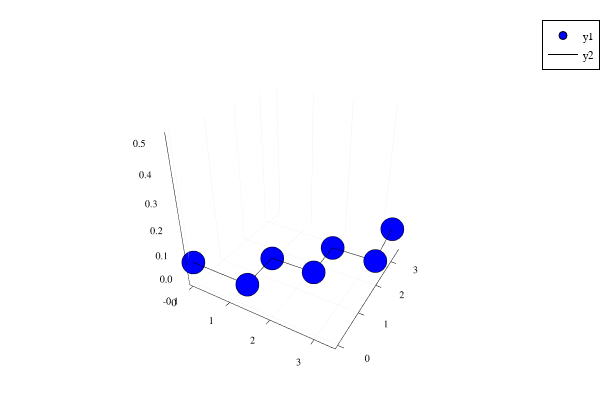

Notebook code for this chart:
### Code cell
Q = flatten(P)
plot(zlim=(-0.1,0.5))
plotChain!(Q,"blue")

### Figure 1 — Plotly figure (JSON) as saved in the notebook; plotly's stock layout.template omitted (floating-point values rounded to 4 significant figures)
{"data": [{"colorbar": {"title": ""}, "legendgroup": "y1", "marker": {"color": "rgba(0, 0, 255, 1.000)", "line": {"color": "rgba(0, 0, 0, 1.000)", "width": 1}, "size": 8, "symbol": "circle"}, "mode": "markers", "name": "y1", "showlegend": true, "type": "scatter3d", "x": [0, 1.416, 1.379, 2.378, 2.341, 3.342, 3.241], "xaxis": "x1", "y": [0, 0, 1.001, 1.038, 2.038, 2.073, 3.485], "yaxis": "y1", "z": [0, 0, 0, 1.225e-16, -1.53e-19, 2.454e-16, -1.132e-16], "zmax": null, "zmin": null}, {"colorbar": {"title": ""}, "legendgroup": "y2", "line": {"color": "rgba(0, 0, 0, 1.000)", "dash": "solid", "shape": "linear", "width": 1}, "mode": "lines", "name": "y2", "showlegend": true, "type": "scatter3d", "x": [0, 1.416, 1.379, 2.378, 2.341, 3.342, 3.241], "xaxis": "x1", "y": [0, 0, 1.001, 1.038, 2.038, 2.073, 3.485], "yaxis": "y1", "z": [0, 0, 0, 1.225e-16, -1.53e-19, 2.454e-16, -1.132e-16], "zmax": null, "zmin": null}], "layout": {"annotations": [], "height": 400, "legend": {"bgcolor": "rgba(255, 255, 255, 1.000)", "bordercolor": "rgba(0, 0, 0, 1.000)", "borderwidth": 1, "font": {"color": "rgba(0, 0, 0, 1.000)", "family": "sans-serif", "size": 11}, "tracegroupgap": 0, "traceorder": "normal", "x": 1, "xanchor": "auto", "y": 1, "yanchor": "auto"}, "margin": {"b": 20, "l": 0, "r": 0, "t": 20}, "paper_bgcolor": "rgba(255, 255, 255, 1.000)", "plot_bgcolor": "rgba(255, 255, 255, 1.000)", "scene": {"camera": {"eye": {"x": 1.126, "y": -1.95, "z": 1.3}}, "xaxis": {"anchor": "y1", "domain": [0.02138, 0.9934], "gridcolor": "rgba(0, 0, 0, 0.100)", "gridwidth": 0.5, "linecolor": "rgba(0, 0, 0, 1.000)", "mirror": false, "range": [-0.1003, 3.442], "showgrid": true, "showline": true, "showticklabels": true, "tickangle": 0, "tickcolor": "rgb(0, 0, 0)", "tickfont": {"color": "rgba(0, 0, 0, 1.000)", "family": "sans-serif", "size": 11}, "tickmode": "array", "ticks": "inside", "ticktext": ["0", "1", "2", "3"], "tickvals": [0, 1, 2, 3], "title": "", "titlefont": {"color": "rgba(0, 0, 0, 1.000)", "family": "sans-serif", "size": 15}, "type": "-", "visible": true, "zeroline": false, "zerolinecolor": "rgba(0, 0, 0, 1.000)"}, "yaxis": {"anchor": "x1", "domain": [0.03762, 0.9902], "gridcolor": "rgba(0, 0, 0, 0.100)", "gridwidth": 0.5, "linecolor": "rgba(0, 0, 0, 1.000)", "mirror": false, "range": [-0.1046, 3.59], "showgrid": true, "showline": true, "showticklabels": true, "tickangle": 0, "tickcolor": "rgb(0, 0, 0)", "tickfont": {"color": "rgba(0, 0, 0, 1.000)", "family": "sans-serif", "size": 11}, "tickmode": "array", "ticks": "inside", "ticktext": ["0", "1", "2", "3"], "tickvals": [0, 1, 2, 3], "title": "", "titlefont": {"color": "rgba(0, 0, 0, 1.000)", "family": "sans-serif", "size": 15}, "type": "-", "visible": true, "zeroline": false, "zerolinecolor": "rgba(0, 0, 0, 1.000)"}, "zaxis": {"gridcolor": "rgba(0, 0, 0, 0.100)", "gridwidth": 0.5, "linecolor": "rgba(0, 0, 0, 1.000)", "mirror": false, "range": [-0.1, 0.5], "showgrid": true, "showline": true, "showticklabels": true, "tickangle": 0, "tickcolor": "rgb(0, 0, 0)", "tickfont": {"color": "rgba(0, 0, 0, 1.000)", "family": "sans-serif", "size": 11}, "tickmode": "array", "ticks": "inside", "ticktext": ["-0.1", "0.0", "0.1", "0.2", "0.3", "0.4", "0.5"], "tickvals": [-0.1, 0, 0.1, 0.2, 0.3, 0.4, 0.5], "title": "", "titlefont": {"color": "rgba(0, 0, 0, 1.000)", "family": "sans-serif", "size": 15}, "type": "-", "visible": true, "zeroline": false, "zerolinecolor": "rgba(0, 0, 0, 1.000)"}}, "showlegend": true, "width": 600}}
